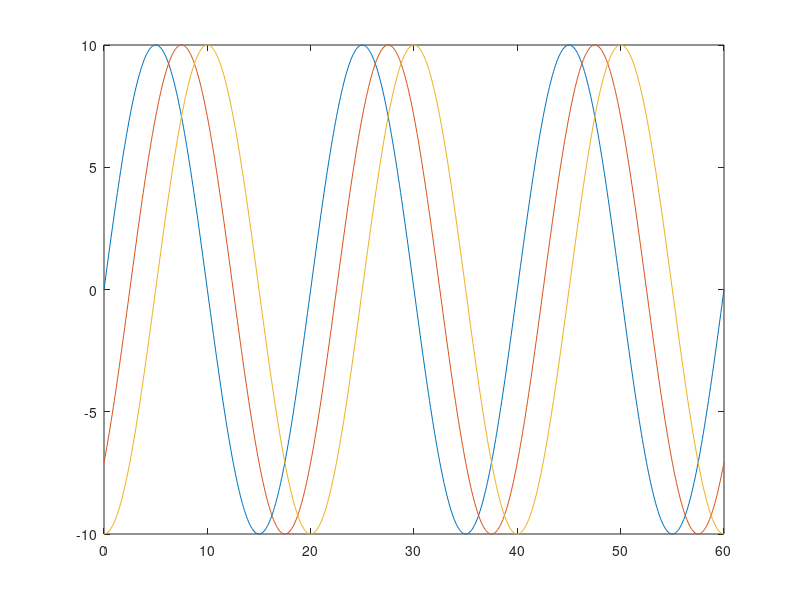

This figure's MATLAB source: (Note: this script raises an error after producing the figure.)
% Multiple plots using setPlotProp. Sets color, legend, line style, tick
% etc.

clear all;
addpath('../lib');

%% lets plot 3 cycles of 50Hz AC voltage
f = 50;
Vm = 10;
phi = pi/4;

% generate the signal
t = [0:0.0001:3/f];
th = 2*pi*f*t;
v1 = Vm*sin(th);
v2 = Vm*sin(th - phi);
v3 = Vm*sin(th - phi*2);

figure;
plot(t*1E3, v1);
hold on;
plot(t*1E3, v2);
plot(t*1E3, v3);
hold off;

%% change properties
opt.XLabel = 'Time, t (ms)'; % xlabel
opt.YLabel = 'Voltage, V (V)'; %ylabel
opt.YTick = [-10, 0, 10]; %[tick1, tick2, .. ]
opt.XLim = [0, 80]; % [min, max]
opt.YLim = [-11, 11]; % [min, max]

opt.Colors = [ % three colors for three data set
    1,      0,       0;
    0.25,   0.25,    0.25;
    0,      0,       1;
    ];

opt.LineWidth = [2, 2, 2]; % three line widths
opt.LineStyle = {'-', ':', '--'}; % three line styles
opt.Legend = {'\theta = 0^o', '\theta = 45^o', '\theta = 90^o'}; % legends

% Save? comment the following line if you do not want to save
opt.FileName = 'plotMultiple2.png'; 

% create the plot
setPlotProp(opt);
    